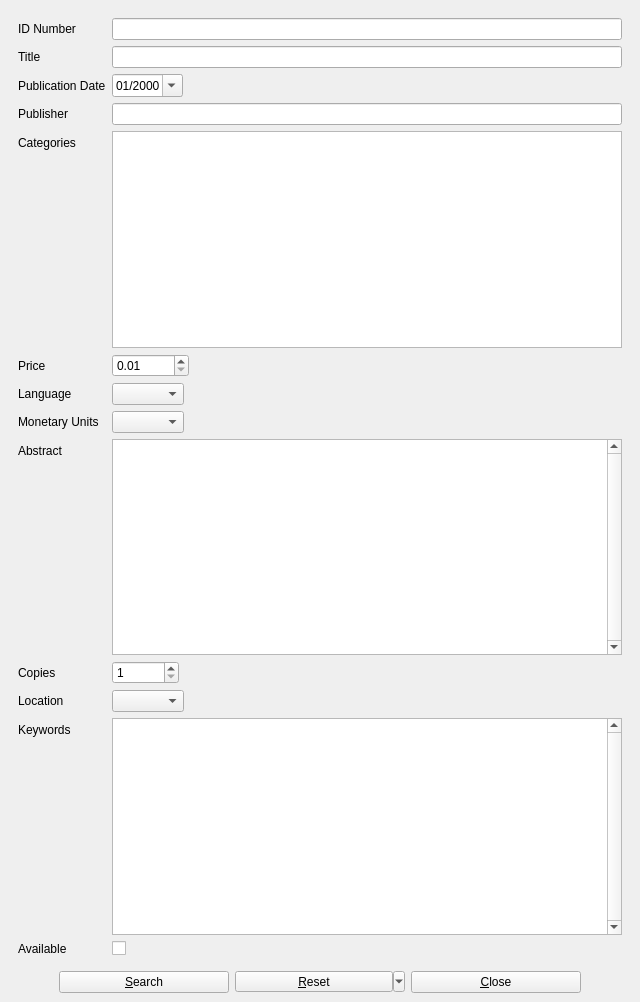
<?xml version="1.0" encoding="UTF-8"?>
<ui version="4.0">
 <class>allDialog</class>
 <widget class="QMainWindow" name="allDialog">
  <property name="geometry">
   <rect>
    <x>0</x>
    <y>0</y>
    <width>640</width>
    <height>1002</height>
   </rect>
  </property>
  <property name="windowTitle">
   <string>BiblioteQ: General Database Search</string>
  </property>
  <property name="windowIcon">
   <iconset>
    <normaloff>icons.d/book.png</normaloff>icons.d/book.png</iconset>
  </property>
  <widget class="QWidget" name="centralwidget">
   <layout class="QVBoxLayout">
    <item>
     <widget class="QScrollArea" name="scrollArea">
      <property name="frameShape">
       <enum>QFrame::NoFrame</enum>
      </property>
      <property name="widgetResizable">
       <bool>true</bool>
      </property>
      <widget class="QWidget" name="scrollAreaWidgetContents_2">
       <property name="geometry">
        <rect>
         <x>0</x>
         <y>0</y>
         <width>622</width>
         <height>942</height>
        </rect>
       </property>
       <layout class="QVBoxLayout" name="verticalLayout">
        <property name="spacing">
         <number>0</number>
        </property>
        <property name="margin">
         <number>0</number>
        </property>
        <item>
         <widget class="QFrame" name="frame">
          <layout class="QFormLayout" name="formLayout">
           <item row="0" column="0">
            <widget class="QLabel" name="label">
             <property name="text">
              <string>ID Number</string>
             </property>
            </widget>
           </item>
           <item row="0" column="1">
            <widget class="QLineEdit" name="idnumber"/>
           </item>
           <item row="1" column="0">
            <widget class="QLabel" name="label_2">
             <property name="text">
              <string>Title</string>
             </property>
            </widget>
           </item>
           <item row="1" column="1">
            <widget class="QLineEdit" name="title"/>
           </item>
           <item row="2" column="0">
            <widget class="QLabel" name="label_13">
             <property name="text">
              <string>Publication Date</string>
             </property>
            </widget>
           </item>
           <item row="2" column="1">
            <layout class="QHBoxLayout">
             <item>
              <widget class="QDateEdit" name="publication_date">
               <property name="displayFormat">
                <string>MM/yyyy</string>
               </property>
               <property name="calendarPopup">
                <bool>true</bool>
               </property>
              </widget>
             </item>
             <item>
              <spacer>
               <property name="orientation">
                <enum>Qt::Horizontal</enum>
               </property>
               <property name="sizeHint" stdset="0">
                <size>
                 <width>40</width>
                 <height>20</height>
                </size>
               </property>
              </spacer>
             </item>
            </layout>
           </item>
           <item row="3" column="0">
            <widget class="QLabel" name="label_14">
             <property name="text">
              <string>Publisher</string>
             </property>
            </widget>
           </item>
           <item row="3" column="1">
            <widget class="QLineEdit" name="publisher"/>
           </item>
           <item row="4" column="0">
            <widget class="QLabel" name="label_17">
             <property name="text">
              <string>Categories</string>
             </property>
            </widget>
           </item>
           <item row="4" column="1">
            <widget class="QTextEdit" name="category">
             <property name="readOnly">
              <bool>false</bool>
             </property>
             <property name="textInteractionFlags">
              <set>Qt::LinksAccessibleByKeyboard|Qt::LinksAccessibleByMouse|Qt::TextBrowserInteraction|Qt::TextEditable|Qt::TextEditorInteraction|Qt::TextSelectableByKeyboard|Qt::TextSelectableByMouse</set>
             </property>
            </widget>
           </item>
           <item row="5" column="0">
            <widget class="QLabel" name="label_16">
             <property name="text">
              <string>Price</string>
             </property>
            </widget>
           </item>
           <item row="5" column="1">
            <widget class="QDoubleSpinBox" name="price">
             <property name="sizePolicy">
              <sizepolicy hsizetype="Fixed" vsizetype="Fixed">
               <horstretch>0</horstretch>
               <verstretch>0</verstretch>
              </sizepolicy>
             </property>
             <property name="minimum">
              <double>0.010000000000000</double>
             </property>
             <property name="maximum">
              <double>10000.000000000000000</double>
             </property>
             <property name="singleStep">
              <double>0.010000000000000</double>
             </property>
             <property name="value">
              <double>0.010000000000000</double>
             </property>
            </widget>
           </item>
           <item row="6" column="0">
            <widget class="QLabel" name="label_3">
             <property name="text">
              <string>Language</string>
             </property>
            </widget>
           </item>
           <item row="6" column="1">
            <layout class="QGridLayout">
             <item row="0" column="0">
              <widget class="QComboBox" name="language"/>
             </item>
             <item row="0" column="1">
              <spacer>
               <property name="orientation">
                <enum>Qt::Horizontal</enum>
               </property>
               <property name="sizeHint" stdset="0">
                <size>
                 <width>40</width>
                 <height>20</height>
                </size>
               </property>
              </spacer>
             </item>
            </layout>
           </item>
           <item row="7" column="0">
            <widget class="QLabel" name="label_4">
             <property name="text">
              <string>Monetary Units</string>
             </property>
            </widget>
           </item>
           <item row="7" column="1">
            <widget class="QComboBox" name="monetary_units">
             <property name="sizePolicy">
              <sizepolicy hsizetype="Fixed" vsizetype="Fixed">
               <horstretch>0</horstretch>
               <verstretch>0</verstretch>
              </sizepolicy>
             </property>
            </widget>
           </item>
           <item row="8" column="0">
            <widget class="QLabel" name="label_7">
             <property name="text">
              <string>Abstract</string>
             </property>
            </widget>
           </item>
           <item row="8" column="1">
            <widget class="QTextEdit" name="description">
             <property name="verticalScrollBarPolicy">
              <enum>Qt::ScrollBarAlwaysOn</enum>
             </property>
             <property name="acceptRichText">
              <bool>false</bool>
             </property>
            </widget>
           </item>
           <item row="9" column="0">
            <widget class="QLabel" name="label_8">
             <property name="text">
              <string>Copies</string>
             </property>
            </widget>
           </item>
           <item row="9" column="1">
            <layout class="QHBoxLayout">
             <item>
              <widget class="QSpinBox" name="quantity">
               <property name="minimum">
                <number>1</number>
               </property>
               <property name="maximum">
                <number>999999999</number>
               </property>
               <property name="value">
                <number>1</number>
               </property>
              </widget>
             </item>
             <item>
              <spacer>
               <property name="orientation">
                <enum>Qt::Horizontal</enum>
               </property>
               <property name="sizeHint" stdset="0">
                <size>
                 <width>40</width>
                 <height>20</height>
                </size>
               </property>
              </spacer>
             </item>
            </layout>
           </item>
           <item row="10" column="0">
            <widget class="QLabel" name="label_10">
             <property name="text">
              <string>Location</string>
             </property>
            </widget>
           </item>
           <item row="10" column="1">
            <layout class="QHBoxLayout">
             <item>
              <widget class="QComboBox" name="location"/>
             </item>
             <item>
              <spacer>
               <property name="orientation">
                <enum>Qt::Horizontal</enum>
               </property>
               <property name="sizeHint" stdset="0">
                <size>
                 <width>40</width>
                 <height>20</height>
                </size>
               </property>
              </spacer>
             </item>
            </layout>
           </item>
           <item row="11" column="0">
            <widget class="QLabel" name="label_5">
             <property name="text">
              <string>Keywords</string>
             </property>
            </widget>
           </item>
           <item row="11" column="1">
            <widget class="QTextEdit" name="keyword">
             <property name="verticalScrollBarPolicy">
              <enum>Qt::ScrollBarAlwaysOn</enum>
             </property>
             <property name="acceptRichText">
              <bool>false</bool>
             </property>
            </widget>
           </item>
           <item row="12" column="0">
            <widget class="QLabel" name="label_6">
             <property name="text">
              <string>Available</string>
             </property>
            </widget>
           </item>
           <item row="12" column="1">
            <widget class="QCheckBox" name="available"/>
           </item>
          </layout>
         </widget>
        </item>
       </layout>
      </widget>
     </widget>
    </item>
    <item>
     <layout class="QHBoxLayout">
      <item>
       <spacer>
        <property name="orientation">
         <enum>Qt::Horizontal</enum>
        </property>
        <property name="sizeHint" stdset="0">
         <size>
          <width>40</width>
          <height>20</height>
         </size>
        </property>
       </spacer>
      </item>
      <item>
       <widget class="QPushButton" name="okButton">
        <property name="sizePolicy">
         <sizepolicy hsizetype="Minimum" vsizetype="Fixed">
          <horstretch>0</horstretch>
          <verstretch>0</verstretch>
         </sizepolicy>
        </property>
        <property name="minimumSize">
         <size>
          <width>170</width>
          <height>0</height>
         </size>
        </property>
        <property name="text">
         <string>&amp;Search</string>
        </property>
        <property name="icon">
         <iconset>
          <normaloff>icons.d/16x16/ok.png</normaloff>icons.d/16x16/ok.png</iconset>
        </property>
       </widget>
      </item>
      <item>
       <widget class="QToolButton" name="resetButton">
        <property name="minimumSize">
         <size>
          <width>170</width>
          <height>0</height>
         </size>
        </property>
        <property name="text">
         <string>&amp;Reset</string>
        </property>
        <property name="popupMode">
         <enum>QToolButton::MenuButtonPopup</enum>
        </property>
       </widget>
      </item>
      <item>
       <widget class="QPushButton" name="cancelButton">
        <property name="minimumSize">
         <size>
          <width>170</width>
          <height>0</height>
         </size>
        </property>
        <property name="text">
         <string>&amp;Close</string>
        </property>
        <property name="icon">
         <iconset>
          <normaloff>icons.d/16x16/cancel.png</normaloff>icons.d/16x16/cancel.png</iconset>
        </property>
       </widget>
      </item>
      <item>
       <spacer>
        <property name="orientation">
         <enum>Qt::Horizontal</enum>
        </property>
        <property name="sizeHint" stdset="0">
         <size>
          <width>40</width>
          <height>20</height>
         </size>
        </property>
       </spacer>
      </item>
     </layout>
    </item>
   </layout>
  </widget>
 </widget>
 <tabstops>
  <tabstop>scrollArea</tabstop>
  <tabstop>idnumber</tabstop>
  <tabstop>title</tabstop>
  <tabstop>publication_date</tabstop>
  <tabstop>publisher</tabstop>
  <tabstop>category</tabstop>
  <tabstop>price</tabstop>
  <tabstop>language</tabstop>
  <tabstop>monetary_units</tabstop>
  <tabstop>description</tabstop>
  <tabstop>quantity</tabstop>
  <tabstop>location</tabstop>
  <tabstop>keyword</tabstop>
  <tabstop>available</tabstop>
  <tabstop>okButton</tabstop>
  <tabstop>resetButton</tabstop>
  <tabstop>cancelButton</tabstop>
 </tabstops>
 <resources/>
 <connections/>
</ui>
